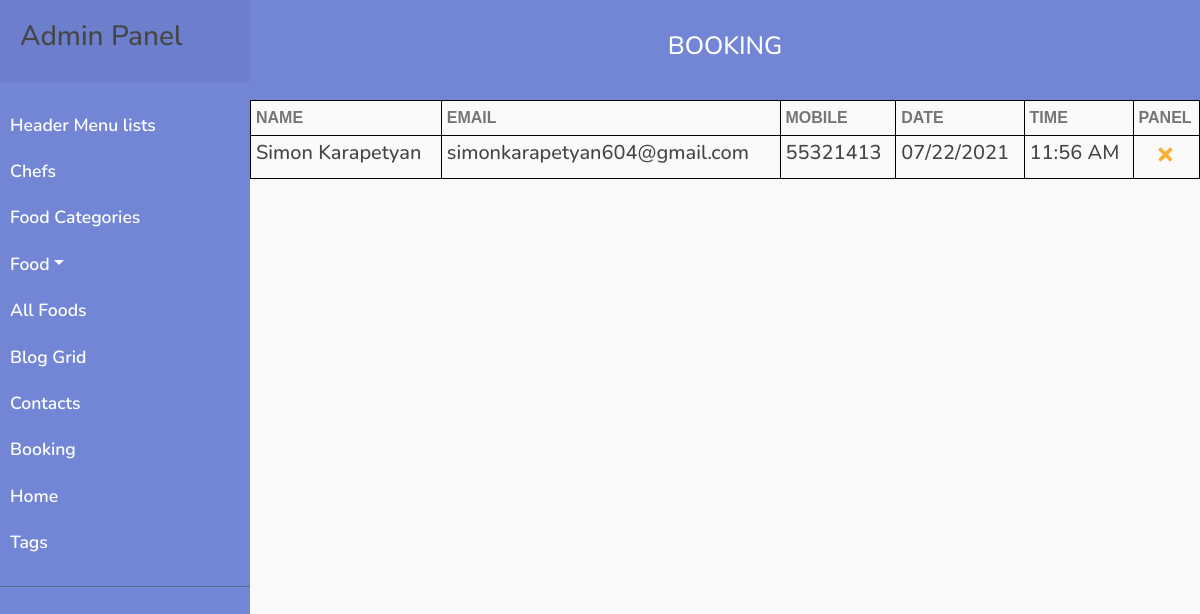
Screenshot of /php/admin/booking.php with the database file from the repository.
### tables this page shows
CREATE TABLE `booking` (
  `id` int(16) NOT NULL,
  `name` varchar(256) NOT NULL,
  `email` varchar(256) NOT NULL,
  `mobile` int(128) NOT NULL,
  `date` varchar(128) NOT NULL,
  `time` varchar(64) NOT NULL
);

### php/admin/booking.php (the view, shortened to what this page needs)
<!DOCTYPE html>
<html lang="en">
<head>
    <link href="https://stackpath.bootstrapcdn.com/bootstrap/4.4.1/css/bootstrap.min.css" rel="stylesheet">
    <link href="https://cdnjs.cloudflare.com/ajax/libs/font-awesome/5.10.0/css/all.min.css" rel="stylesheet">
    <link href="../../lib/animate/animate.min.css" rel="stylesheet">
    <link href="../../lib/owlcarousel/assets/owl.carousel.min.css" rel="stylesheet">
    <link href="../../lib/flaticon/font/flaticon.css" rel="stylesheet">
    <link href="../../lib/tempusdominus/css/tempusdominus-bootstrap-4.min.css" rel="stylesheet" />
    <link href="../../css/style.css" rel="stylesheet">
</head>
<body>
    <div class="admin">
        <?php
        require_once "../../components/adminFoodNav.php";
        ?>
        <div class="admin__section admin__section_header-list">
            <div class="admin__section_head">
                <h3 class="admin__section_title">Booking</h3>
            </div>
            <div class="admin__section_content">
                <div class="admin__contact">
                    <table class="admin__table">
                        <tr>
                            <th class="admin__table_title">name</th>
                            <th class="admin__table_title">email</th>
                            <th class="admin__table_title">mobile</th>
                            <th class="admin__table_title">date</th>
                            <th class="admin__table_title">time</th>
                            <th class="admin__table_title">panel</th>
                        </tr>
                        <?php
                        $query = "SELECT * FROM booking";
                        $result = mysqli_query($mysqli, $query);
                        while ($row = mysqli_fetch_assoc($result)) {
                        ?>
                            <tr class="admin__section_item">
                                <td class="admin__section_item_td">
                                    <h3 class="admin__section_item_name"><?php echo $row['name'] ?></h3>
                                </td>
                                <td class="admin__section_item_td">
                                    <h3 class="admin__section_item_name"><?php echo $row['email'] ?></h3>
                                </td>
                                <td class="admin__section_item_td">
                                    <h3 class="admin__section_item_pos"><?php echo $row['mobile'] ?></h3>
                                </td>
                                <td class="admin__section_item_td">
                                    <h3 class="admin__section_item_pos"><?php echo $row['date'] ?></h3>
                                </td>
                                <td class="admin__section_item_td">
                                    <h3 class="admin__section_item_pos"><?php echo $row['time'] ?></h3>
                                </td>
                                <td class="admin__section_item_td">
                                    <a href="./booking/remove.php?id=<?php echo $row["id"] ?>">
                                        <i class="admin__icon fas fa-times"></i>
                                    </a>
                                </td>
                            </tr>
                        <?php } ?>
                    </table>
                </div>
            </div>
        </div>
    </div>
</body>
</html>

### css/style.css (style rules this page uses)
body { color: #757575; background: #ffffff; font-family: 'open sans', sans-serif; }
h1, h2, h3, h4, h5, h6 { color: #454545; font-family: 'Nunito', sans-serif; }
a { font-family: 'Nunito', sans-serif; font-weight: 600; color: #fbaf32; transition: .3s; }
body { font-family: 'Poppins', sans-serif; background: #fafafa; }
.admin { display: flex; justify-content: space-between }
.admin__section { width: calc(100% - 250px); }
.admin__section_head { width: 100%; height: 100px; background: #7386D5; display: flex; justify-content: center; align-items: center; }
.admin__section_title { font-size: 25px; color: #ffffff; text-transform: uppercase; }
.admin__section_content { width: 100%; height: calc(100% - 100px); }
.admin__table { width: 100%; border-collapse: collapse; }
.admin__table_title { text-transform: uppercase; }
.admin__table_title, .admin__section_item_td { padding: 5px; border: 1px solid black; }
.admin__section_item { width: 100%; padding: 10px; }
.admin__section_item_name, .admin__section_item_pos { font-size: 20px; }
.admin__section_item_td:last-child { width: 7%; }
.admin__icon { font-size: 20px; cursor: pointer; margin-left: 20px; }

### rows the page displays
booking: name "Simon Karapetyan", email "simonkarapetyan604@gmail.com", mobile "55321413", date "07/22/2021", time "11:56 AM"
